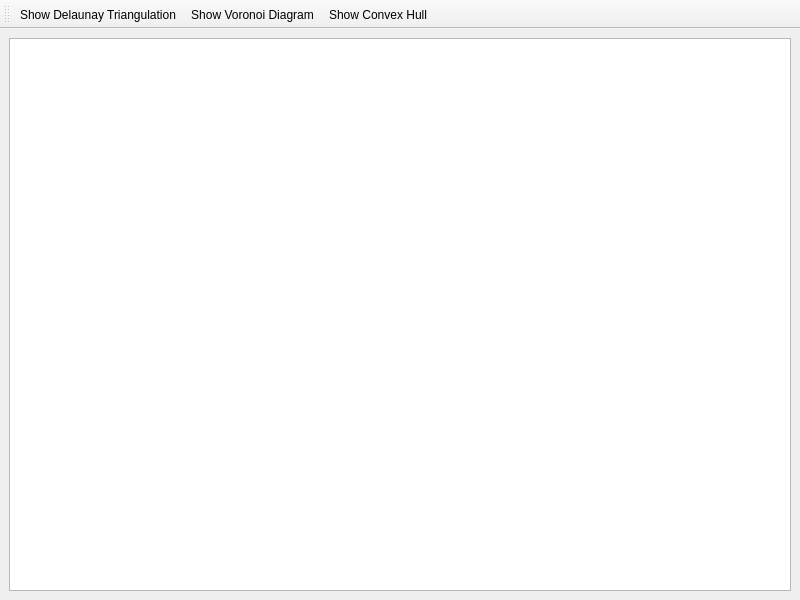
<ui version="4.0" >
  <author>GeometryFactory</author>
  <class>cgal_cg</class>
  
 <widget class="QMainWindow" name="cgal_cg" >
 
  <property name="geometry" >
    <rect>
      <x>0</x>
      <y>0</y>
      <width>800</width>
      <height>600</height>
    </rect>
  </property>
  <property name="windowTitle" >
    <string>CGAL Delaunay Triangulation</string>
  </property>
  <property name="windowIcon" >
    <iconset resource="../resources/CGAL.qrc" >
    <normaloff>:/cgal/logos/cgal_icon</normaloff>:/cgal/logos/cgal_icon</iconset>
  </property>
   
  <widget class="QWidget" name="centralwidget" >
    <layout class="QGridLayout" >
      <item row="0" column="0" >
        <widget class="QGraphicsView" name="graphicsView" >
          <property name="focusPolicy" >
            <enum>Qt::StrongFocus</enum>
          </property>
          <property name="transformationAnchor" >
            <enum>QGraphicsView::NoAnchor</enum>
          </property>
        </widget>
      </item>
    </layout>
  </widget>

    <widget class="QToolBar" name="toolBar" >
      <property name="windowTitle" >
        <string>Visualization Tools</string>
      </property>
      <attribute name="toolBarArea" >
        <enum>TopToolBarArea</enum>
      </attribute>
      <attribute name="toolBarBreak" >
        <bool>false</bool>
      </attribute>
      <addaction name="actionShowDelaunay" />
      <addaction name="actionShowVoronoi" />
      <addaction name="actionShowConvexHull"/>
    </widget>

   <action name="actionShowDelaunay" >
     <property name="checkable" >
       <bool>true</bool>
     </property>
     <property name="checked" >
       <bool>false</bool>
     </property>
     <property name="icon" >
       <iconset resource="../icons/Triangulation_2.qrc" >
         <normaloff>:/cgal/Triangulation_2/Delaunay_triangulation_2.png</normaloff>:/cgal/Triangulation_2/Delaunay_triangulation_2.png
       </iconset>
     </property>
     <property name="text" >
       <string>Show &amp;Delaunay Triangulation</string>
     </property>
     <property name="shortcut" >
       <string>Ctrl+D</string>
     </property>
   </action>

    <action name="actionShowVoronoi" >
      <property name="checkable" >
        <bool>true</bool>
      </property>
      <property name="checked" >
        <bool>false</bool>
      </property>
      <property name="icon" >
        <iconset resource="../icons/Triangulation_2.qrc" >
        <normaloff>:/cgal/Triangulation_2/Voronoi_diagram_2.png</normaloff>:/cgal/Triangulation_2/Voronoi_diagram_2.png</iconset>
      </property>
      <property name="text" >
        <string>Show &amp;Voronoi Diagram</string>
      </property>
      <property name="shortcut" >
        <string>Ctrl+V</string>
      </property>
    </action>
   
    <action name="actionShowConvexHull">
      <property name="checkable" >
        <bool>true</bool>
      </property>
      <property name="checked" >
        <bool>false</bool>
      </property>
      <property name="icon" >
        <iconset resource="../icons/Triangulation_2.qrc" >
          <normaloff>:/cgal/Triangulation_2/Convex_hull.png</normaloff>:/cgal/Triangulation_2/Convex_hull.png
        </iconset>
      </property>
      <property name="text" >
        <string>Show &amp;Convex Hull</string>
      </property>
      <property name="shortcut" >
        <string>Ctrl+C</string>
      </property>
    </action>
   
 </widget>
  
 <resources>
  <include location="Delaunay_triangulation_2.qrc" />
  <include location="../icons/File.qrc" />
  <include location="../resources/CGAL.qrc" />
  <include location="../icons/Triangulation_2.qrc" />
  <include location="../icons/Input.qrc" />
 </resources>
 <connections/>
</ui>
